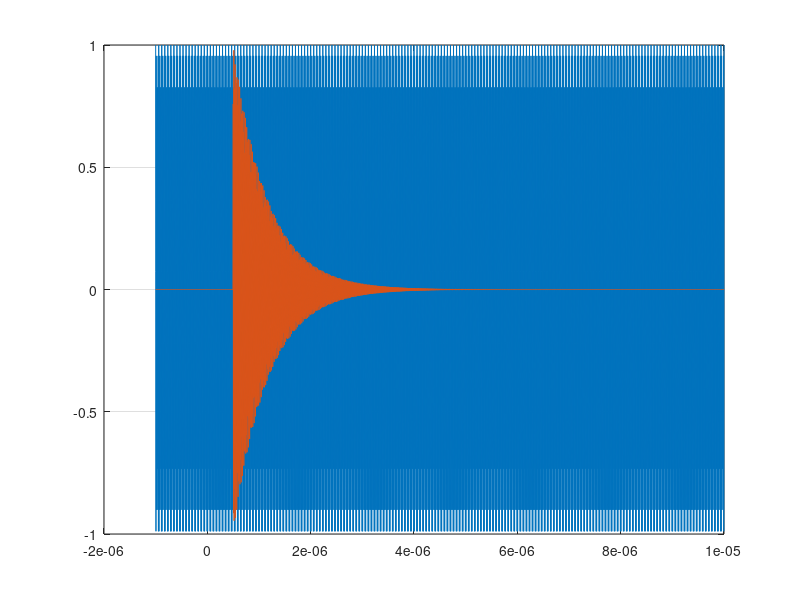

Recreate this plot in MATLAB.
close all;
%clear all; clc;

fc = 2851.3e6;    % Cavity resonate freq
f_prl = 2856e6;   % PRL freq
wc = 2*pi*fc;
q  = 6000;        % Cavity Q
bw = fc/q;        % Cavity BW
fadc = 357e6;     % ADC sample clock
Tadc = 1/fadc;
flo = 2771e6;     % LO freq
t_start = -1e-6;    % x axis start time
t_stop  = 10e-6;     % x axis stop time
t_delay = 0.5e-6;   % Delaying the start of the pulse
adc_t = (t_start):(1/fadc):(t_stop);   % ADC CLK x axis

cav1p1_addr = 204;
cav1p2_addr = cav1p1_addr * 2;
cav2p1_addr = cav1p1_addr * 3;
cav2p2_addr = cav1p1_addr * 4;

jitter_amt = 100e-12;
jitter_t = (t_start+jitter_amt):(1/fadc):(t_stop+jitter_amt);

SIM_PRL = cos((2*pi*(f_prl-flo)*(adc_t)) + (0));   % Simplified PRL signal in the adc for simulink

% Math representation of the IF cavity ring output 
f_if = 80.278e6;
f_if = fc - flo;
tau_if = 1/(2*pi*bw/2);
SIM_IF = cos(2*pi*f_if*(adc_t-t_delay));   % 80.278MHz ring
SIM_y_if = exp(-(adc_t-t_delay)/tau_if);   % Cavity exp decay
SIM_Ustep = (adc_t >= t_delay);            % Delaying the start
SIM_cav_ring_if = SIM_IF .* SIM_Ustep .* SIM_y_if;

% SIM_cav_ring_if = SIM_IF;   % Simplified PRL signal in the adc for simulink


SYS_PRL = [adc_t', SIM_PRL'];
SYS_CAV = [adc_t', SIM_cav_ring_if'];

figure()
plot(adc_t, SIM_PRL);grid on; hold on;
plot(adc_t, SIM_cav_ring_if); hold off